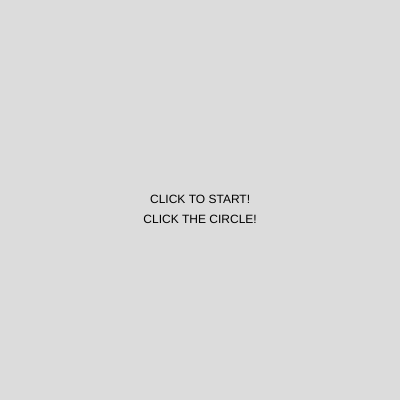
Frame 1 (no input)
Frame 60 (no input): identical to frame 1, image omitted
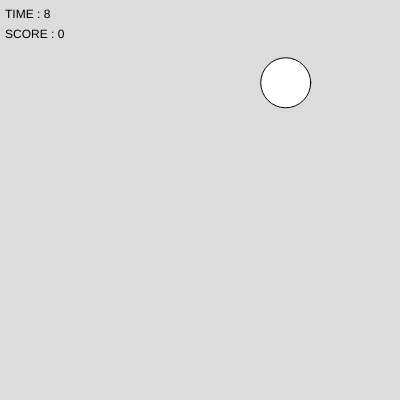
Frame 120 (the mouse pressed at the canvas centre since frame 60)

The p5.js sketch that drew these frames (run headless with seeded random() and noise() and a simulated clock; from frame 60 on, the mouse is pressed at the canvas centre):

// p5.js sketch
// ── sketch.js
let isPlaying = false;
let isTimeUp = false;
let score = 0;// スコア
let timeLimit = 10;// 時間制限
let time = 0;
let startTime = 0;

let x, y;
let diameter = 50;

function setup() {
  createCanvas(400, 400);
  
  x = random(width);
  y = random(height);
}

// スタンバイ
function drawStandbyView() {
  textAlign(CENTER, CENTER);
  text('CLICK TO START!', 0, height / 2, width);
  text('CLICK THE CIRCLE!', 0, height / 2 + 20, width);
}

// プレイ中
function drawPlayingView() {
  // ↓ ここにゲームの描画などを書く
  circle(x, y, diameter);
  // ↑ ここにゲームの描画などを書く
  
  textAlign(LEFT);
  text('TIME : ' + floor(time), 5, 15);
  text('SCORE : ' + score, 5, 35);
}

// タイムアップ
function drawTimeUpView() {
  textAlign(CENTER, CENTER);
  text('TIME UP!', 0, height / 2, width);
  text('SCORE : ' + score, 0, height / 2 + 30, width);
}

function draw() {
  background(220);
  
  // 画面振り分け
  if (isPlaying) {
    // タイマー更新
    time = timeLimit - ((millis() / 1000) - startTime);
    if (time < 0) {
      time = 0;
      isTimeUp = true;
    }
    if (isTimeUp) {
      drawTimeUpView();
    } else {
      drawPlayingView();
    }
  } else {
    drawStandbyView();
  }
}

function mousePressed() {
  if (isPlaying) {
    // ゲーム中のクリック
    let d = dist(mouseX, mouseY, x, y);
    if (d < diameter) {
      x = random(width);
      y = random(width);
      score += 10;
    }
  } else {
    isPlaying = true;
    startTime = millis() / 1000;
  }
}
